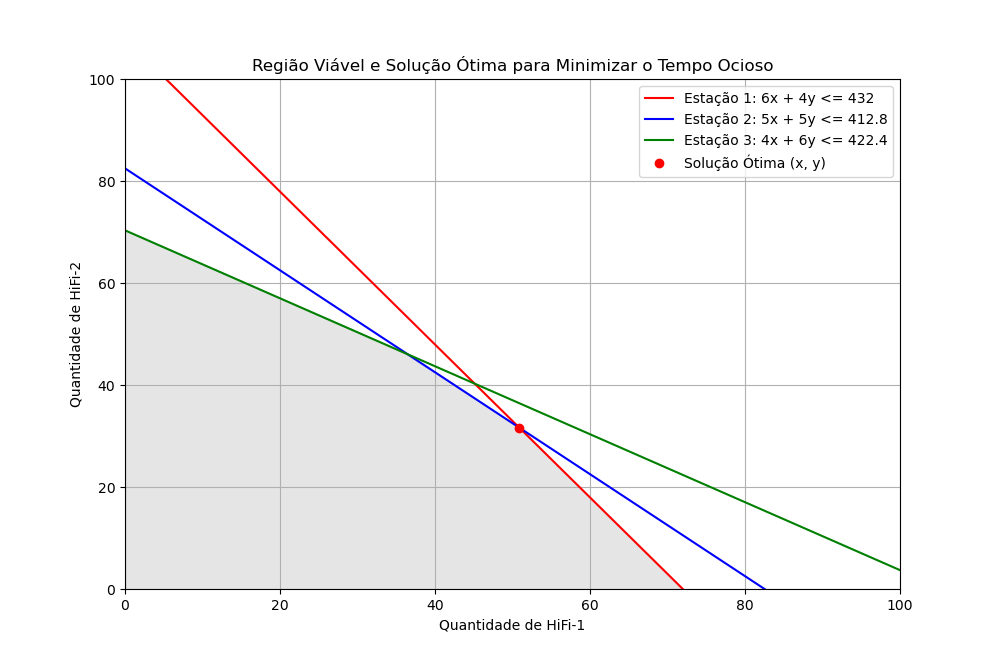

Python code for this plot:
from mip import Model, minimize, CONTINUOUS, MINIMIZE
import matplotlib.pyplot as plt
import numpy as np

# Criando o modelo
model = Model(sense=MINIMIZE)
# Definindo as variáveis de decisão
x = model.add_var(var_type=CONTINUOUS)  # Unidades de HiFi-1
y = model.add_var(var_type=CONTINUOUS)  # Unidades de HiFi-2


restricao1 = 480 - (480 * 0.1)
restricao2 = 480 - (480 * 0.14)
restricao3 = 480 - (480 * 0.12)
# Definindo a função objetivo (minimizar o tempo ocioso total)
model.objective = minimize((restricao1 - (6 * x + 4 * y)) +
                           (restricao2 - (5 * x + 5 * y)) +
                           (restricao3 - (4 * x + 6 * y)))

# Adicionando as restrições de tempo das estações
model += 6 * x + 4 * y <= 432       # Restrição da estação 1
model += 5 * x + 5 * y <= 412.8     # Restrição da estação 2
model += 4 * x + 6 * y <= 422.4     # Restrição da estação 3

# Resolvendo o modelo
model.optimize()

# Extraindo os valores das variáveis
x_opt = x.x
y_opt = y.x
tempo_ocioso_min = model.objective_value

print(f"Quantidade ótima de HiFi-1: {x_opt}")
print(f"Quantidade ótima de HiFi-2: {y_opt}")
print(f"Tempo ocioso mínimo total: {tempo_ocioso_min:.2f} minutos")

# Plotando o gráfico da região viável e solução ótima

# Funções das restrições
def restricao1(y):
    return (432 - 4 * y) / 6

def restricao2(y):
    return (412.8 - 5 * y) / 5

def restricao3(y):
    return (422.4 - 6 * y) / 4

# Intervalo de valores para o eixo x (HiFi-1) e y (HiFi-2)
y_vals = np.linspace(0, max(y_opt + 10, 100), 200)
x_vals1 = restricao1(y_vals)
x_vals2 = restricao2(y_vals)
x_vals3 = restricao3(y_vals)

# Plotando as restrições
plt.figure(figsize=(10, 8))
plt.plot(x_vals1, y_vals, label="Estação 1: 6x + 4y <= 432", color="red")
plt.plot(x_vals2, y_vals, label="Estação 2: 5x + 5y <= 412.8", color="blue")
plt.plot(x_vals3, y_vals, label="Estação 3: 4x + 6y <= 422.4", color="green")

# Região viável (restrições)
plt.fill_betweenx(y_vals, 0, np.minimum(np.minimum(x_vals1, x_vals2), x_vals3), color='gray', alpha=0.2)

# Ponto ótimo
plt.plot(x_opt, y_opt, 'ro', label="Solução Ótima (x, y)")

# Configurações do gráfico
plt.xlim(0, max(x_opt + 10, 100))
plt.ylim(0, max(y_opt + 10, 100))
plt.xlabel("Quantidade de HiFi-1")
plt.ylabel("Quantidade de HiFi-2")
plt.title("Região Viável e Solução Ótima para Minimizar o Tempo Ocioso")
plt.legend()
plt.grid(True)
plt.show()
